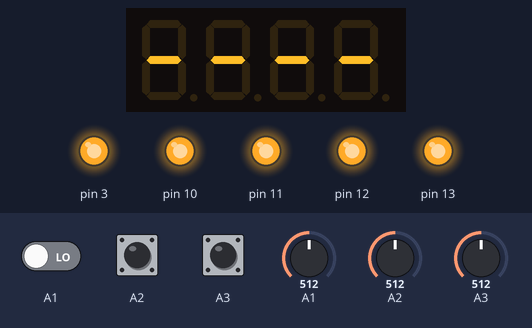
Simulated run of this sketch. Board: Arduino Uno, built with avr-gcc and run on an emulated ATmega328P. On the bench: 4-digit seven-segment display, output pins drawn as LEDs (lit = HIGH). The test bench sets the inputs (shaded band); at power-on: A1 = 512, A2 = 512, A1 LOW, A2 HIGH, A3 HIGH, A3 = 512. Random numbers use the default seed unless the sketch sets one; what the sketch prints to the serial monitor is not drawn.

Above: at 1.2 s.
1.3 s: A1 set to 0
At 1.6 s:
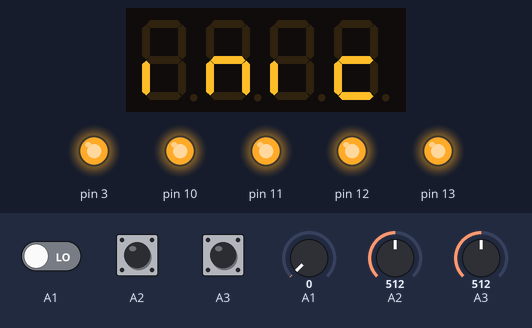
At 4.0 s:
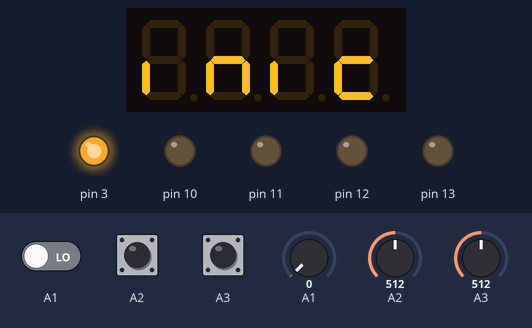
4.3 s: A2 set to 492
At 5.1 s:
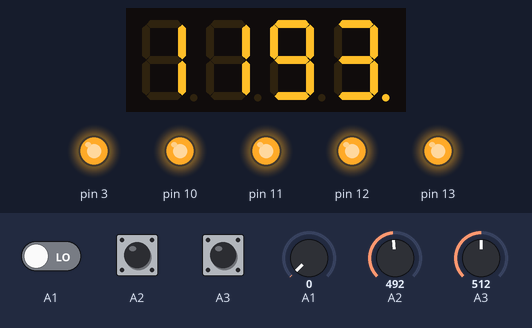
Timing chart, 0 to 7.3 s (numbered marks = the images above; inputs shaded):
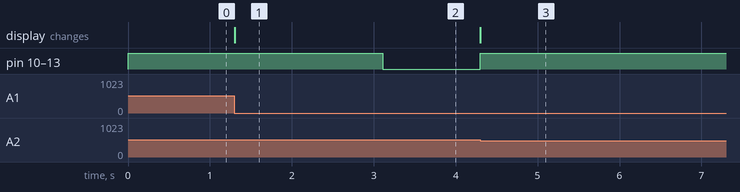

Measured:
- the behaviour switches between 501 and 500 on A2 (found by bisection; images 2 and 3)
- after the input at 1.3 s, pin 10–13: HIGH → LOW after 1.8 s; the display: changes at once (image 1)
- after the input at 4.3 s, pin 10–13: LOW → HIGH at once; the display: changes at once (image 3)

The sketch:

Multifuncao11.ino
```cpp
/*
*programa para medir o tempo de reação de uma pessoa
 */

#include <TimerOne.h>
#include <Wire.h>
#include <MultiFuncShield.h>

float t1=0, t2=0, i=0, tempoRecord=999.9;

void setup() {
  Timer1.initialize();
  MFS.initialize(&Timer1); // initialize multi-function shield library
  pinMode(10, OUTPUT);
  pinMode(11, OUTPUT);
  pinMode(12, OUTPUT);
  pinMode(13, OUTPUT);
  pinMode(A1, INPUT);
  pinMode(A2, INPUT);
  pinMode(A3, INPUT);
  Serial.begin(9600);
}
void loop() {

  MFS.write("----");
 //programa pra medir tempo de reação
 Serial.print(analogRead(A1));
 Serial.print(analogRead(A2));
 Serial.println(analogRead(A3));
 while(analogRead(A1)>0){
  if(!analogRead(A3)){
    MFS.write(tempoRecord);
  }
  if(!analogRead(A2)){
    break;
  }
 }
 MFS.write("inic");
 delay(random(1000, 5000));
 digitalWrite(10, LOW);
 digitalWrite(11, LOW);
 digitalWrite(12, LOW);
 digitalWrite(13, LOW);
 t1=millis();
 while(analogRead(A2)>500){ }
 t2=millis();
 MFS.write(t2-t1);
 if(tempoRecord>t2-t1){
  tempoRecord=(t2-t1);
 }
 digitalWrite(10, HIGH);
 digitalWrite(11, HIGH);
 digitalWrite(12, HIGH);
 digitalWrite(13, HIGH);
 delay(5000);
}
```
